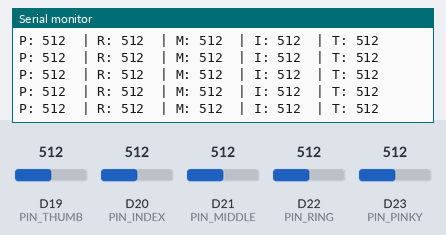
Bench run of a sketch on a simulated Arduino Due. Shown: the last lines printed to the serial monitor. The test bench sets the inputs (shaded band); at power-on: D19 (PIN_THUMB) = 512, D20 (PIN_INDEX) = 512, D21 (PIN_MIDDLE) = 512, D22 (PIN_RING) = 512, D23 (PIN_PINKY) = 512 (analog values on the 0–1023 scale).

Above: at 1.2 s.
1.3 s: D19 (PIN_THUMB) set to 716
At 1.32 s:
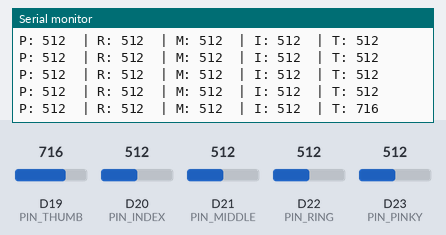
2.8 s: D20 (PIN_INDEX) set to 716
At 2.83 s:
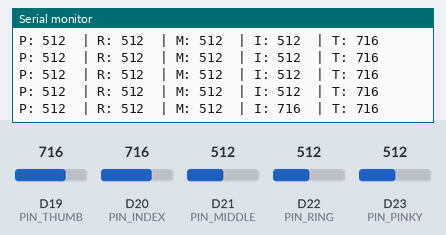
4.3 s: D21 (PIN_MIDDLE) set to 716
At 4.34 s:
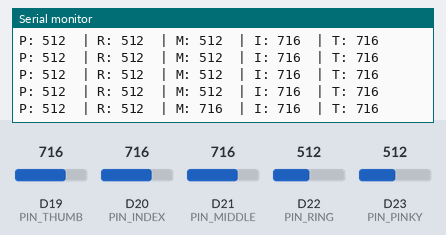
5.8 s: D22 (PIN_RING) set to 716
At 5.86 s:
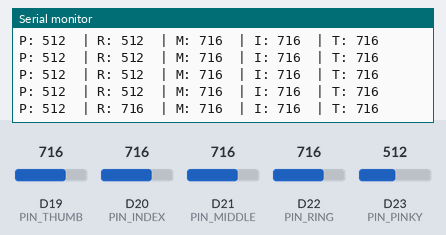
7.3 s: D23 (PIN_PINKY) set to 716
At 7.37 s:
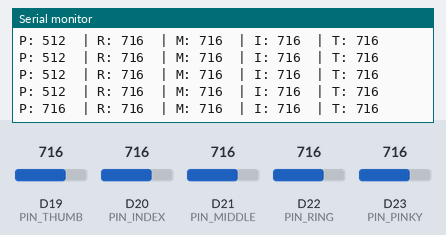
8.8 s: D19 (PIN_THUMB) set to 992
At 8.88 s:
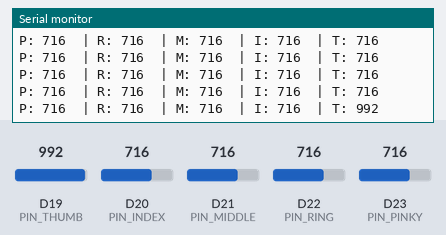
Timing chart, 0 to 11.3 s (numbered marks = the images above; inputs shaded):
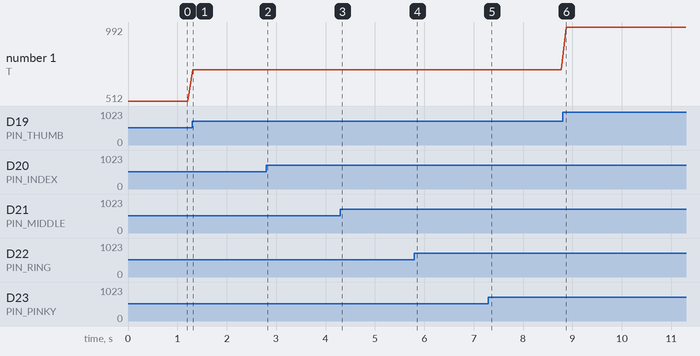

Measured:
- after the input at 1.3 s, the serial monitor: prints a new line at once (image 1)
- after the input at 2.8 s, the serial monitor: prints a new line at once (image 2)
- after the input at 4.3 s, the serial monitor: prints a new line at once (image 3)
- after the input at 5.8 s, the serial monitor: prints a new line after 0.05 s (image 4)
- after the input at 7.3 s, the serial monitor: prints a new line after 0.06 s (image 5)
- after the input at 8.8 s, the serial monitor: prints a new line after 0.08 s (image 6)
- plotted number 1: 512 → 716 after the input at 1.3 s, 716 → 992 after the input at 8.8 s

The sketch:

TestingForce.ino
```cpp
/*
  Teensy 4.0 Force Sensor Test Script
  Reads analog values from 5 force sensors mapped to specific fingers.
*/

// Define the Teensy analog pins based on your table
const int PIN_PINKY  = 23;  // A4
const int PIN_RING   = 22;  // A3
const int PIN_MIDDLE = 21;  // A13
const int PIN_INDEX  = 20;  // A1
const int PIN_THUMB  = 19;  // A0

void setup() {
  // Initialize serial communication at 115200 baud
  Serial.begin(115200);
  while (!Serial && millis() < 4000) {
    // Wait for serial port to connect (max 4 seconds)
  }

  Serial.println("=========================================");
  Serial.println("Teensy 4.0 Force Sensor Test Initialized");
  Serial.println("Format: Pinky | Ring | Middle | Index | Thumb");
  Serial.println("=========================================");

  // Set the analog read resolution to 10-bit (0-1023) for standard compatibility,
  // or change to 12-bit (0-4095) for higher precision on Teensy 4.0.
  analogReadResolution(10);
}

void loop() {
  // Read raw analog values from each sensor
  int pinkyVal  = analogRead(PIN_PINKY);
  int ringVal   = analogRead(PIN_RING);
  int middleVal = analogRead(PIN_MIDDLE);
  int indexVal  = analogRead(PIN_INDEX);
  int thumbVal  = analogRead(PIN_THUMB);

  // Print formatted values to the Serial Monitor
  Serial.print("P: "); Serial.print(pinkyVal);   Serial.print("\t| ");
  Serial.print("R: "); Serial.print(ringVal);    Serial.print("\t| ");
  Serial.print("M: "); Serial.print(middleVal);  Serial.print("\t| ");
  Serial.print("I: "); Serial.print(indexVal);   Serial.print("\t| ");
  Serial.print("T: "); Serial.println(thumbVal);

  // Small delay to stabilize readings and prevent spamming the serial monitor
  delay(100);
}
```
